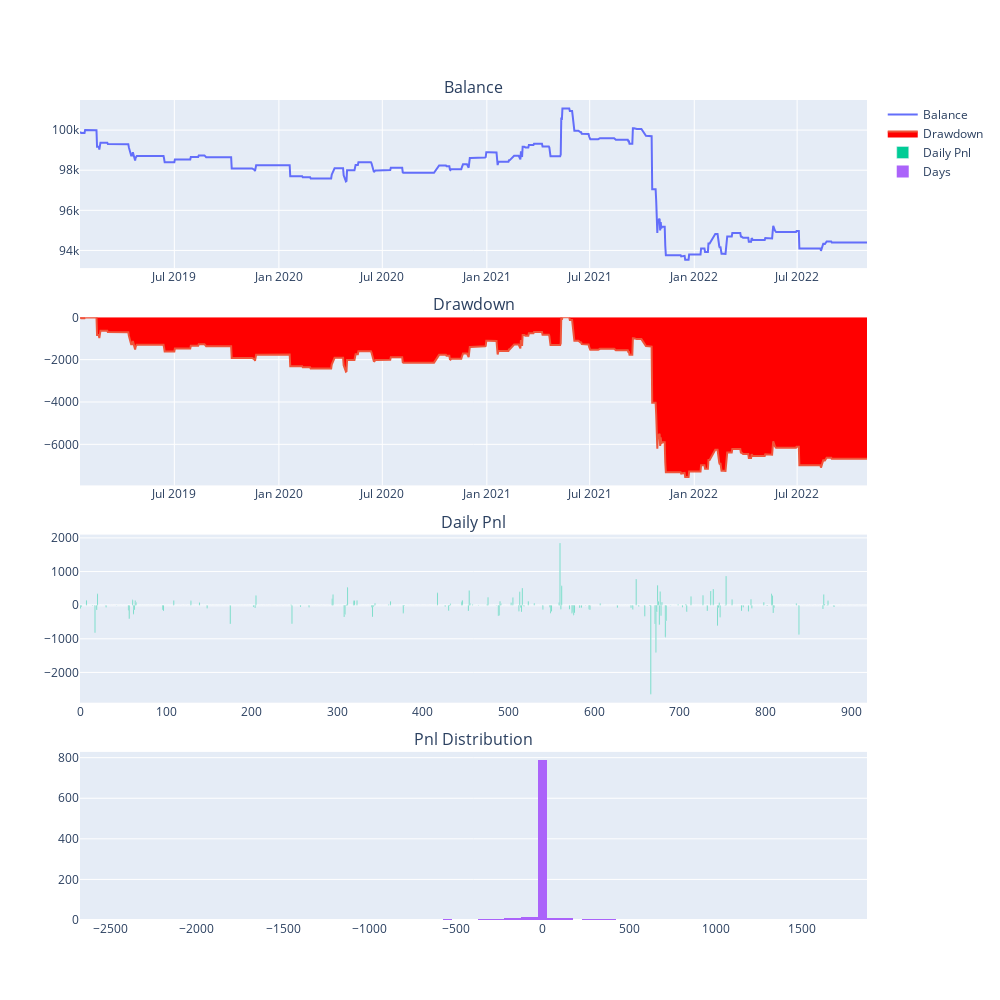

The notebook cell saved with this chart:
### Code cell
engine.show_chart()

### Figure 1 — Plotly figure (JSON) as saved in the notebook; plotly's stock layout.template omitted (floating-point values rounded to 4 significant figures; data arrays with more than 128 entries replaced by an {"elided": "..."} marker saying what was removed)
{"data": [{"mode": "lines", "name": "Balance", "type": "scatter", "x": {"elided": "919 str values"}, "xaxis": "x", "y": {"elided": "919 float values"}, "yaxis": "y"}, {"fill": "tozeroy", "fillcolor": "red", "mode": "lines", "name": "Drawdown", "type": "scatter", "x": {"elided": "919 str values"}, "xaxis": "x2", "y": {"elided": "919 float values"}, "yaxis": "y2"}, {"name": "Daily Pnl", "type": "bar", "xaxis": "x3", "y": {"elided": "919 float values"}, "yaxis": "y3"}, {"name": "Days", "nbinsx": 100, "type": "histogram", "x": {"elided": "919 float values"}, "xaxis": "x4", "yaxis": "y4"}], "layout": {"annotations": [{"font": {"size": 16}, "showarrow": false, "text": "Balance", "x": 0.5, "xanchor": "center", "xref": "paper", "y": 1, "yanchor": "bottom", "yref": "paper"}, {"font": {"size": 16}, "showarrow": false, "text": "Drawdown", "x": 0.5, "xanchor": "center", "xref": "paper", "y": 0.735, "yanchor": "bottom", "yref": "paper"}, {"font": {"size": 16}, "showarrow": false, "text": "Daily Pnl", "x": 0.5, "xanchor": "center", "xref": "paper", "y": 0.47, "yanchor": "bottom", "yref": "paper"}, {"font": {"size": 16}, "showarrow": false, "text": "Pnl Distribution", "x": 0.5, "xanchor": "center", "xref": "paper", "y": 0.205, "yanchor": "bottom", "yref": "paper"}], "height": 1000, "width": 1000, "xaxis": {"anchor": "y", "domain": [0, 1]}, "xaxis2": {"anchor": "y2", "domain": [0, 1]}, "xaxis3": {"anchor": "y3", "domain": [0, 1]}, "xaxis4": {"anchor": "y4", "domain": [0, 1]}, "yaxis": {"anchor": "x", "domain": [0.795, 1]}, "yaxis2": {"anchor": "x2", "domain": [0.53, 0.735]}, "yaxis3": {"anchor": "x3", "domain": [0.265, 0.47]}, "yaxis4": {"anchor": "x4", "domain": [0, 0.205]}}}
